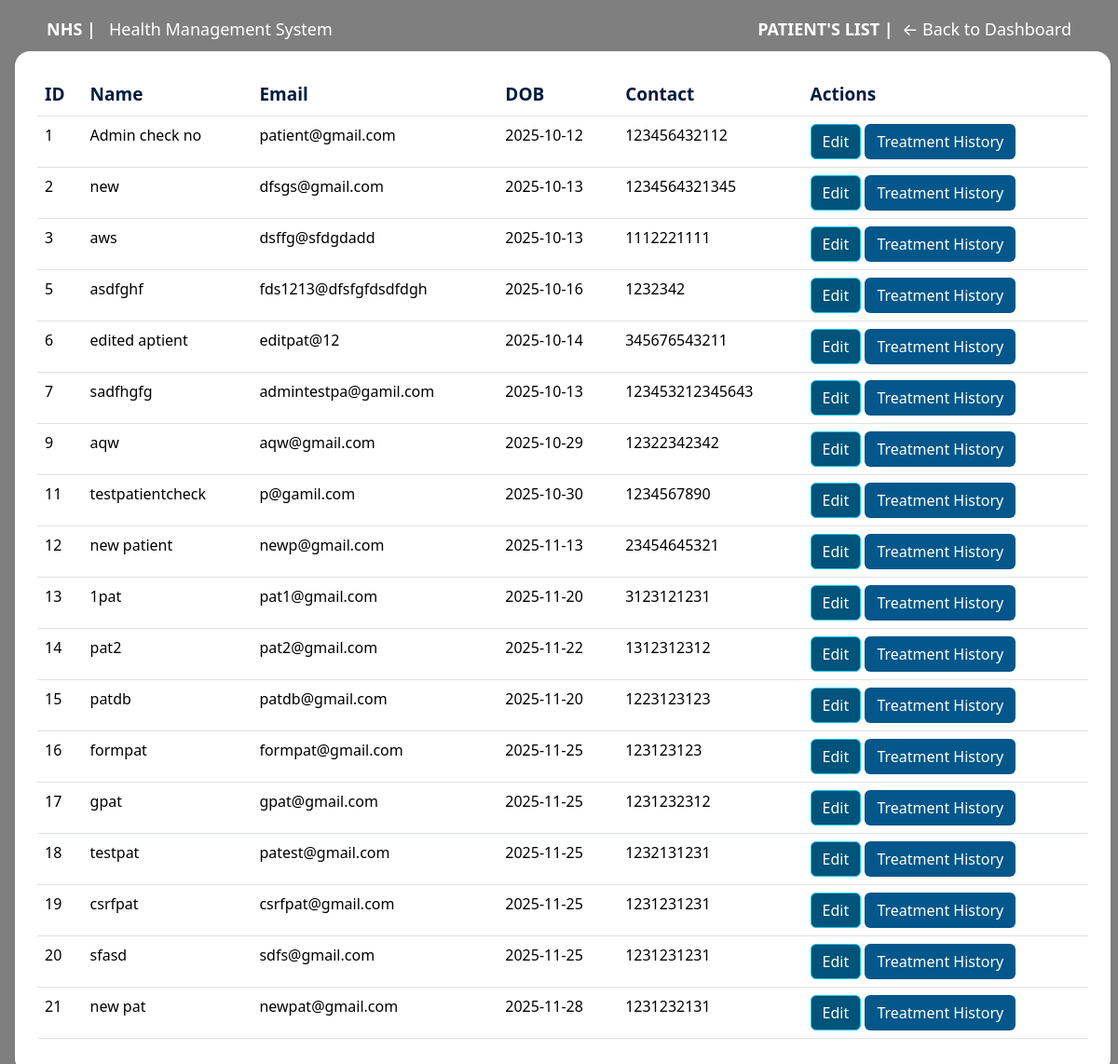
Before: /admin/patients (signed in) with the older database file.
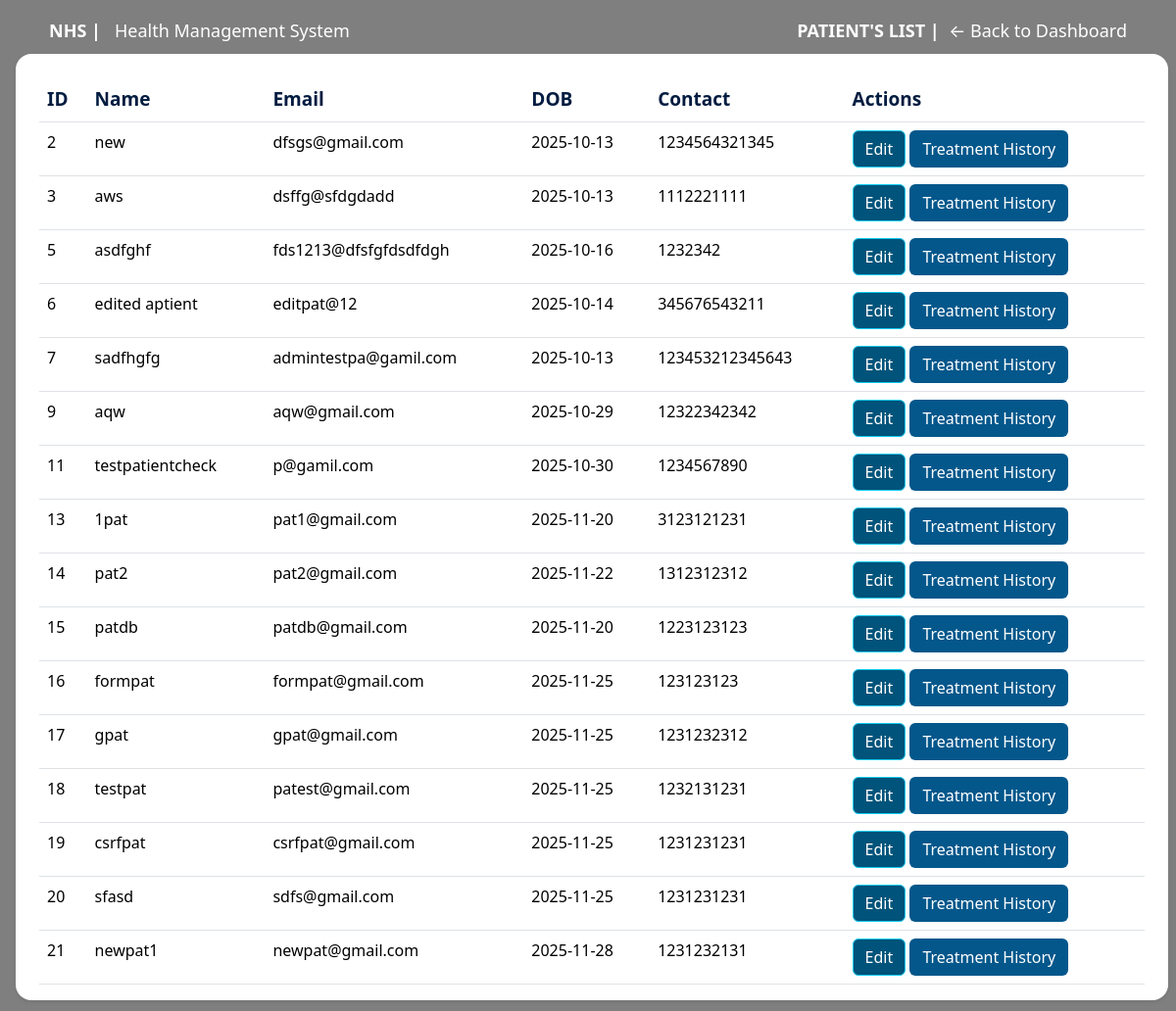
After: the same page with the newer database file.
### models/patient.py (models this page shows, shortened)
class Patient(db.Model, UserMixin):
    __tablename__ = 'patient'
    p_id = db.Column(db.Integer, primary_key=True, autoincrement=True)
    p_email = db.Column(db.String(225), unique=True, nullable=False)
    p_name = db.Column(db.String(225), nullable=False)
    p_password = db.Column(db.String(225), nullable=False)
    p_address = db.Column(db.String(225), nullable=False)
    p_dob = db.Column(db.Date, nullable=False)
    p_tel = db.Column(db.String(15), nullable=True)
    appointments = db.relationship(
        'Appointment',
        back_populates='patient',
        cascade='all, delete-orphan'
    )
    details = db.relationship(
        'PatientDetails',
        uselist=False,
        back_populates='patient',
        cascade='all, delete-orphan'
    )

### app/routes/admin/patients_list.py (the view)
@csrf.exempt
@admin_bp.route('/patients', methods=['GET', 'POST'])
@login_required
def patients_list():
    if not hasattr(current_user, 'a_email') or current_user.a_email != "admin@nhshospital.com":
        return redirect(url_for('auth.login'))
    patients = Patient.query.all()
    return render_template('admin/patients_list.html', patients=patients)

### app/templates/admin/patients_list.html (shortened to what this page needs)
{% extends 'layout.html' %}
{% block body %} landing-page {% endblock %}
{% block navbar %}
<div class="container nav_bar">
  <div class="d-flex justify-content-between align-items-center mt-2">
      <div><a href="{{ url_for('main.landing_page') }}"><strong>NHS |</strong>  &nbsp;   Health Management System</a> </div>
      <div ><a  href="{{ url_for('admin.dashboard') }}"><strong>PATIENT'S LIST |</strong>&nbsp; ← Back to Dashboard</a></div>
  </div>
</div>
{% endblock %}
{% block body__content %}
<div class="main_container  mx-3 bg-white p-4 shadow-sm rounded-4"
     style="width: 98%; height: 91vh; overflow-y: auto;">
  <table class="table table-hover">
    <thead>
      <tr>
        <th>ID</th>
        <th>Name</th>
        <th>Email</th>
        <th>DOB</th>
        <th>Contact</th>
        <th>Actions</th>
      </tr>
    </thead>
    <tbody>
      {% for patient in patients %}
      <tr>
        <td>{{ patient.p_id }}</td>
        <td>{{ patient.p_name }}</td>
        <td>{{ patient.p_email }}</td>
        <td>{{ patient.p_dob }}</td>
        <td>{{ patient.p_tel }}</td>
        <td>
           <button class="detail_btn btn btn-info"><a href="{{ url_for('admin.edit_patient', patient_id = patient.p_id) }}">Edit</a></button>
          <button class="btn btn-view" ><a href={{ url_for('admin.ptreatment_history', patient_id=patient.p_id)}}>Treatment History</a></button>
        </td>
      </tr>
      {% endfor %}
    </tbody>
  </table>
</div>
{% endblock %}

Changed rows visible on the page:
removed Patient: p_id "1", p_name "Admin check no", p_email "patient@gmail.com", p_dob "2025-10-12", p_tel "123456432112"
removed Patient: p_id "12", p_name "new patient", p_email "newp@gmail.com", p_dob "2025-11-13", p_tel "23454645321"
changed Patient "newpat@gmail.com": p_name "new pat" → "newpat1"
